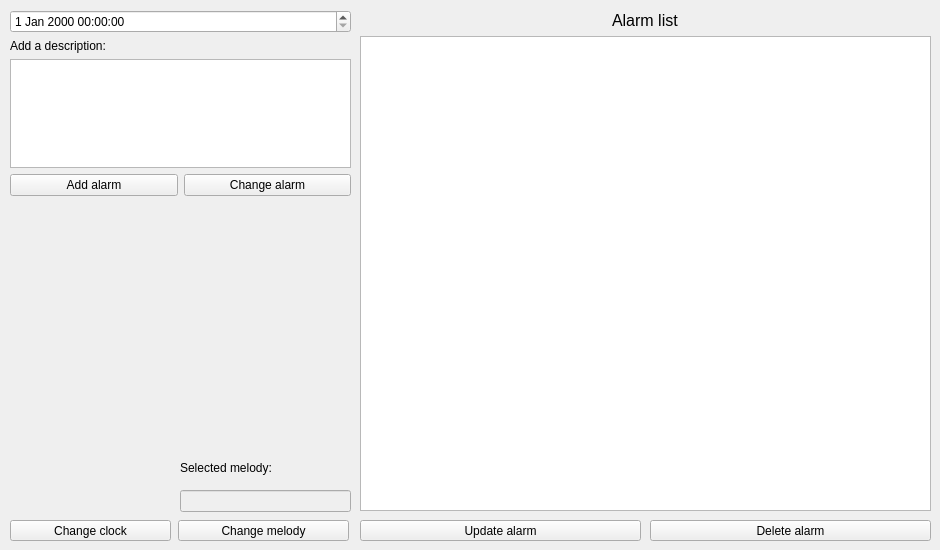
  <widget class="QWidget" name="centralwidget">
   <widget class="QWidget" name="verticalLayoutWidget">
    <property name="geometry">
     <rect>
      <x>10</x>
      <y>10</y>
      <width>341</width>
      <height>186</height>
     </rect>
    </property>
    <layout class="QVBoxLayout" name="verticalLayout">
     <item>
      <widget class="QDateTimeEdit" name="alarm_time"/>
     </item>
     <item>
      <widget class="QLabel" name="label">
       <property name="enabled">
        <bool>true</bool>
       </property>
       <property name="text">
        <string>Add a description:</string>
       </property>
      </widget>
     </item>
     <item>
      <widget class="QTextEdit" name="descriptions"/>
     </item>
     <item>
      <layout class="QHBoxLayout" name="horizontalLayout_2">
       <item>
        <widget class="QPushButton" name="add_alarm_button">
         <property name="text">
          <string>Add alarm</string>
         </property>
        </widget>
       </item>
       <item>
        <widget class="QPushButton" name="change_alarm_button">
         <property name="text">
          <string>Change alarm</string>
         </property>
        </widget>
       </item>
      </layout>
     </item>
    </layout>
   </widget>
   <widget class="QPushButton" name="change_clock_button">
    <property name="geometry">
     <rect>
      <x>10</x>
      <y>520</y>
      <width>161</width>
      <height>21</height>
     </rect>
    </property>
    <property name="text">
     <string>Change clock</string>
    </property>
   </widget>
   <widget class="QWidget" name="verticalLayoutWidget_2">
    <property name="geometry">
     <rect>
      <x>180</x>
      <y>451</y>
      <width>171</width>
      <height>61</height>
     </rect>
    </property>
    <layout class="QVBoxLayout" name="verticalLayout_2">
     <item>
      <widget class="QLabel" name="label_2">
       <property name="text">
        <string>Selected melody:</string>
       </property>
      </widget>
     </item>
     <item>
      <widget class="QLineEdit" name="melody_name_line">
       <property name="enabled">
        <bool>false</bool>
       </property>
      </widget>
     </item>
    </layout>
   </widget>
   <widget class="QWidget" name="verticalLayoutWidget_3">
    <property name="geometry">
     <rect>
      <x>360</x>
      <y>10</y>
      <width>571</width>
      <height>501</height>
     </rect>
    </property>
    <layout class="QVBoxLayout" name="verticalLayout_3">
     <item>
      <layout class="QHBoxLayout" name="horizontalLayout_3">
       <item>
        <spacer name="horizontalSpacer">
         <property name="orientation">
          <enum>Qt::Horizontal</enum>
         </property>
         <property name="sizeHint" stdset="0">
          <size>
           <width>40</width>
           <height>20</height>
          </size>
         </property>
        </spacer>
       </item>
       <item>
        <widget class="QLabel" name="label_3">
         <property name="font">
          <font>
           <pointsize>12</pointsize>
           <italic>false</italic>
          </font>
         </property>
         <property name="text">
          <string>Alarm list</string>
         </property>
        </widget>
       </item>
       <item>
        <spacer name="horizontalSpacer_2">
         <property name="orientation">
          <enum>Qt::Horizontal</enum>
         </property>
         <property name="sizeHint" stdset="0">
          <size>
           <width>40</width>
           <height>20</height>
          </size>
         </property>
        </spacer>
       </item>
      </layout>
     </item>
     <item>
      <widget class="QTableWidget" name="alarms_list_table">
       <property name="enabled">
        <bool>true</bool>
       </property>
      </widget>
     </item>
    </layout>
   </widget>
   <widget class="QPushButton" name="change_melody_button">
    <property name="geometry">
     <rect>
      <x>178</x>
      <y>520</y>
      <width>171</width>
      <height>21</height>
     </rect>
    </property>
    <property name="text">
     <string>Change melody</string>
    </property>
   </widget>
   <widget class="QPushButton" name="update_alarm_button">
    <property name="geometry">
     <rect>
      <x>360</x>
      <y>520</y>
      <width>281</width>
      <height>21</height>
     </rect>
    </property>
    <property name="text">
     <string>Update alarm</string>
    </property>
   </widget>
   <widget class="QPushButton" name="delete_alarm_button">
    <property name="geometry">
     <rect>
      <x>650</x>
      <y>520</y>
      <width>281</width>
      <height>21</height>
     </rect>
    </property>
    <property name="text">
     <string>Delete alarm</string>
    </property>
   </widget>
  </widget>
